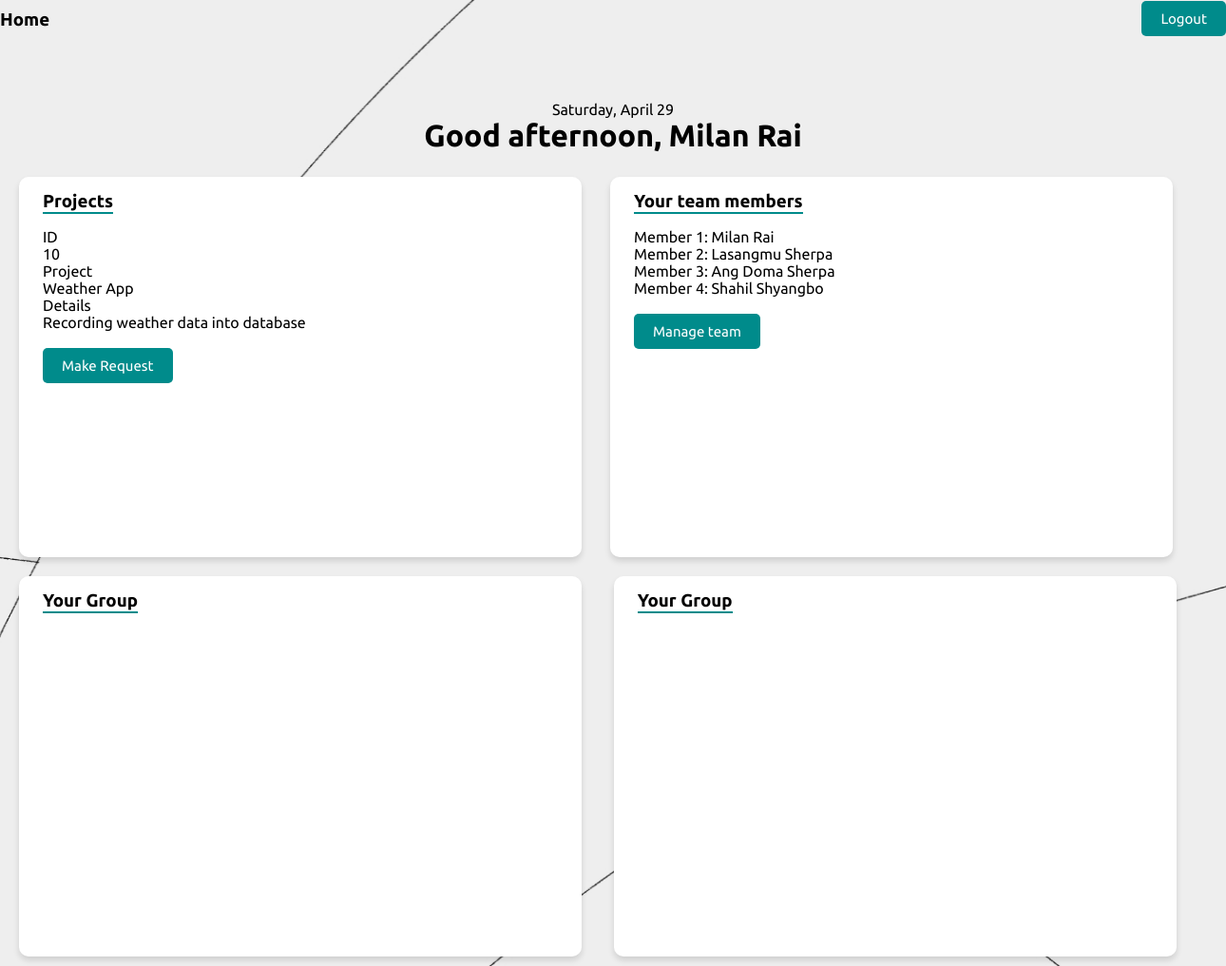
The app's page /html/home.php (signed in) with its own data.
### tables this page shows
CREATE TABLE `projects` (
  `project_id` int(255) NOT NULL,
  `project_name` varchar(255) NOT NULL,
  `project_details` varchar(255) NOT NULL,
  `objective` varchar(255) NOT NULL,
  `scope` varchar(255) NOT NULL,
  `project_type` varchar(255) NOT NULL,
  `supervisor` int(255) NOT NULL,
  `member1` int(255) NOT NULL,
  `member2` int(255) NOT NULL,
  `member3` int(255) NOT NULL,
  `member4` int(255) NOT NULL,
  `created_at` timestamp NOT NULL DEFAULT current_timestamp()
);

CREATE TABLE `users` (
  `user_id` int(255) NOT NULL,
  `username` varchar(255) NOT NULL,
  `email` varchar(255) NOT NULL,
  `password` varchar(255) NOT NULL,
  `cpassword` varchar(255) NOT NULL,
  `faculty` varchar(255) NOT NULL,
  `batch` year(4) NOT NULL,
  `joined_at` timestamp NOT NULL DEFAULT current_timestamp()
);

### html/greeting.php (called while the page is built, shortened)
<?php
$hour = date('G');
$date = date('l, F j');
if ($hour >= 0 && $hour < 12) {
  $greeting = "Good morning, ";
} elseif ($hour >= 12 && $hour < 17) {
  $greeting = "Good afternoon, ";
} else {
  $greeting = "Good evening, ";
}
?>

### html/home.php (the view, shortened to what this page needs)
<?php
include './dbcon.php';
$username= $_SESSION['username'];
?>
<!DOCTYPE html>
<html lang="en">
<head>
    <link rel="stylesheet" href="../css/home.css">
    <link rel="stylesheet" href="https://cdnjs.cloudflare.com/ajax/libs/font-awesome/6.2.1/css/all.min.css">
</head>
<body>
    <?php
    include './greeting.php';
    ?>
    <div class="home_content">
        <div class="heading">
            <h3>Home</h3>
            <div class="logout"><a href="./logout.php">Logout</a>
            </div>
        </div>
        <div class="body">
            <div class="date"><?php echo $date;?></div>
            <h1><?php echo $greeting ; echo $username ; ?></h1>
        </div>
        <div class="col">
				<div class="card card1">
					<h3>Projects</h3> <br>
                    <?php
$sql = "SELECT * FROM projects WHERE member1 = '{$_SESSION['user_id']}' OR member2 = '{$_SESSION['user_id']}' OR member3 = '{$_SESSION['user_id']}' OR member4 = '{$_SESSION['user_id']}'";
$result = mysqli_query($con, $sql);
if (mysqli_num_rows($result) > 0) {
  while ($row = mysqli_fetch_assoc($result)) { ?>
    <div class="project_data id">
        ID<br>
        <?php echo  $row["project_id"] ; ?>
        </div>
        <div class="project_data name">
        Project <br>
        <?php echo  $row["project_name"] ; ?>
        </div>
        <div class="project_data description">
        Details <br>
        <?php echo  $row["project_details"] ; ?>
        </div><br>
<?php
  }
} else {
  echo "No projects found.";
}
?>
                    <a href="../project-creating-form.php"><button>Make Request</button></a>
				</div>
				<div class="card card2">
					<h3>Your team members</h3><br>
					<?php
$team_member = mysqli_query($con, "SELECT
    p.project_id,
    p.project_name,
    u1.username AS member1_name,
    u2.username AS member2_name,
    u3.username AS member3_name,
    u4.username AS member4_name
FROM
    projects p
    LEFT JOIN users AS u1 ON p.member1 = u1.user_id
    LEFT JOIN users AS u2 ON p.member2 = u2.user_id
    LEFT JOIN users AS u3 ON p.member3 = u3.user_id
    LEFT JOIN users AS u4 ON p.member4 = u4.user_id
WHERE
    p.member1 = '{$_SESSION['user_id']}'
    OR p.member2 = '{$_SESSION['user_id']}'
    OR p.member3 = '{$_SESSION['user_id']}'
    OR p.member4 = '{$_SESSION['user_id']}';
");
while ($row = mysqli_fetch_assoc($team_member)) {
  echo "Member 1: " . $row["member1_name"] . "<br>";
  echo "Member 2: " . $row["member2_name"] . "<br>";
  echo "Member 3: " . $row["member3_name"] . "<br>";
  echo "Member 4: " . $row["member4_name"] . "<br><br>";
}
?>
                    <button style="cursor:pointer;"id="openFormBtn">Manage team</button>
				</div>
                <div class="card card3">
					<h3>Your Group</h3>
				</div>
                <div class="card card4">
					<h3>Your Group</h3>
				</div>
			</div>
    </div>
</body>
</html>

### css/home.css (style rules this page uses)
* { font-family: 'Ubuntu', sans-serif; padding: 0; margin: 0; }
body { width: 100%; overflow-x: auto; background: url(../illustrations/asana4.jpg)no-repeat; background-size: cover; background-position: center center; background-attachment: fixed; }
.home_content { width:100%; color: black; }
.heading { display: flex; justify-content: space-between; text-align: center; height: 6em; padding-top: 10px; }
.home_content .heading .logout a { background-color: darkcyan; text-decoration: none; color: white; padding: 10px 20px; border: none; border-radius: 5px; font-size: 15px; cursor: pointer; transition: background-color 0.5s ease; }
.body { width: 80%; text-align: center; margin: auto; margin-bottom: 15px; }
.col { width:80em; margin:auto; }
.home_content .col .card.card1 button { background-color: darkcyan; color: white; padding: 10px 20px; border: none; border-radius: 5px; font-size: 15px; cursor: pointer; transition: background-color 0.5s ease; }
.home_content .col .card.card2 button { background-color: darkcyan; color: white; padding: 10px 20px; border: none; border-radius: 5px; font-size: 15px; cursor: pointer; transition: background-color 0.5s ease; }
.home_content .col .card h3 { border-bottom: 2px solid darkcyan; display: inline-block; margin-bottom: 15px; }
.card { width: 37em; height: 25em; display: inline-block; border-radius: 10px; padding: 15px 25px; box-sizing: border-box; margin: 10px 15px; background-position: center; background-size: cover; transition: transform 0.5s; box-shadow:0 4px 6px rgba(0, 0, 0,0.13) ; background-color: white; }
.card1, .card2 { float: left; }

### records on screen
projects: project_id "10", project_name "Weather App", project_details "Recording weather data into database", member1.username "Milan Rai", member2.username "Lasangmu Sherpa", member3.username "Ang Doma Sherpa", member4.username "Shahil Shyangbo"

### other values on screen
$date "Saturday, April 29"
$greeting "Good afternoon,"
$username "Milan Rai"
